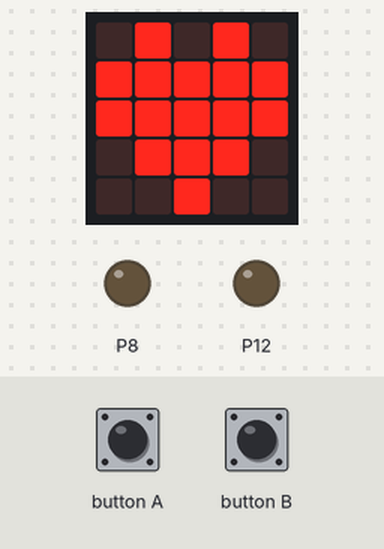
Recording of a program running on a simulated BBC micro:bit running MicroPython. Shown: the board's 5×5 LED display, output pins drawn as LEDs (lit = HIGH). The inputs (shaded band) are chosen by the test bench.

Above: at 1.2 s.
1.3 s: button A pressed for 0.15 s
At 2.9 s:
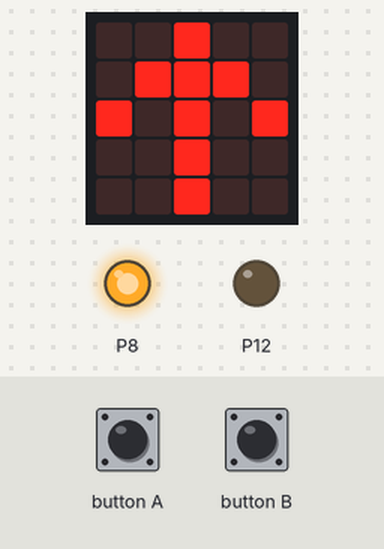
4.4 s: button B pressed for 0.15 s
At 4.8 s:
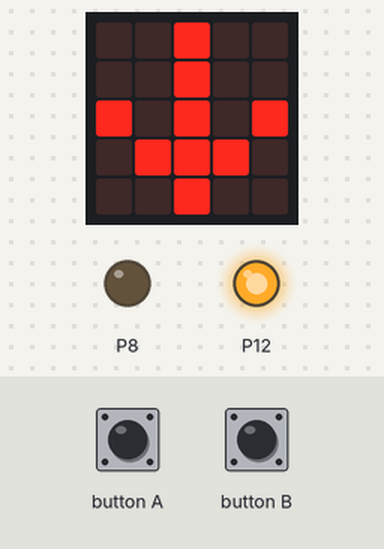
7.5 s: button B pressed for 1 s
At 10.0 s:
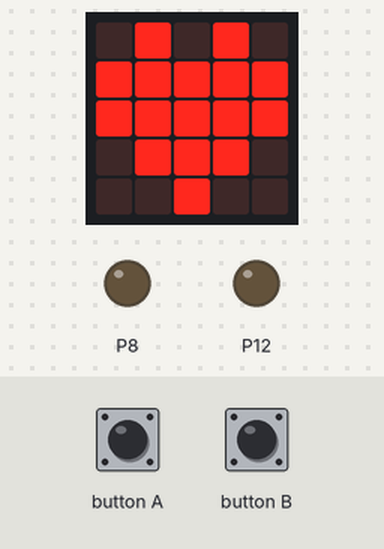
11.0 s: button B pressed for 3.2 s
At 12.4 s:
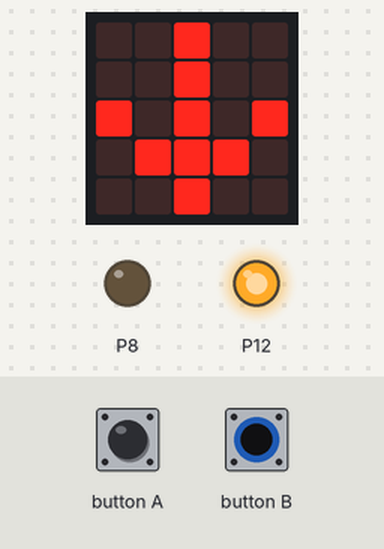
Timing chart, 0 to 14.5 s (numbered marks = the images above; inputs shaded):
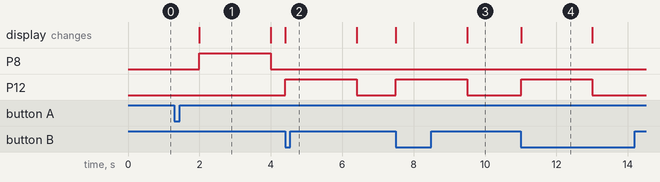

The program:

robot_car.py
```python
from microbit import *

def motor1( command ):
    "Tell the motor 1 output to do command"

    if command == 'go':
        pin8.write_digital(1)
        pin12.write_digital(0)
    elif command == 'back':
        pin8.write_digital(0)
        pin12.write_digital(1)
    elif command == 'stop':
        pin8.write_digital(0)
        pin12.write_digital(0)

    return

def forward():
    motor1('go')
    display.show(Image.ARROW_N)
    sleep(2000)
    motor1('stop')
    return

def reverse():
    motor1('back')
    display.show(Image.ARROW_S)
    sleep(2000)
    motor1('stop')
    return

while True:
    display.show(Image.HEART)
    sleep(2000)
    while True:
        if button_a.was_pressed():
            forward()
        elif button_b.was_pressed():
            reverse()
        display.show(Image.HEART)
        sleep(100)
```

Measured:
- after the input at 1.3 s, P8: LOW → HIGH after 0.70 s, → LOW 2.0 s later; the display: changes after 0.70 s (image 1)
- after the input at 4.4 s, P12: LOW → HIGH at once, → LOW 2.0 s later; the display: changes at once (image 2)
- after the input at 7.5 s, P12: LOW → HIGH at once, → LOW 2.0 s later; the display: first changes at once (image 3 shows a later state)
- after the input at 11.0 s, P12: LOW → HIGH at once, → LOW 2.0 s later; the display: changes at once (image 4)
- what the display in image 1 shows lasts 2.0 s, from 2.0 s to 4.0 s
